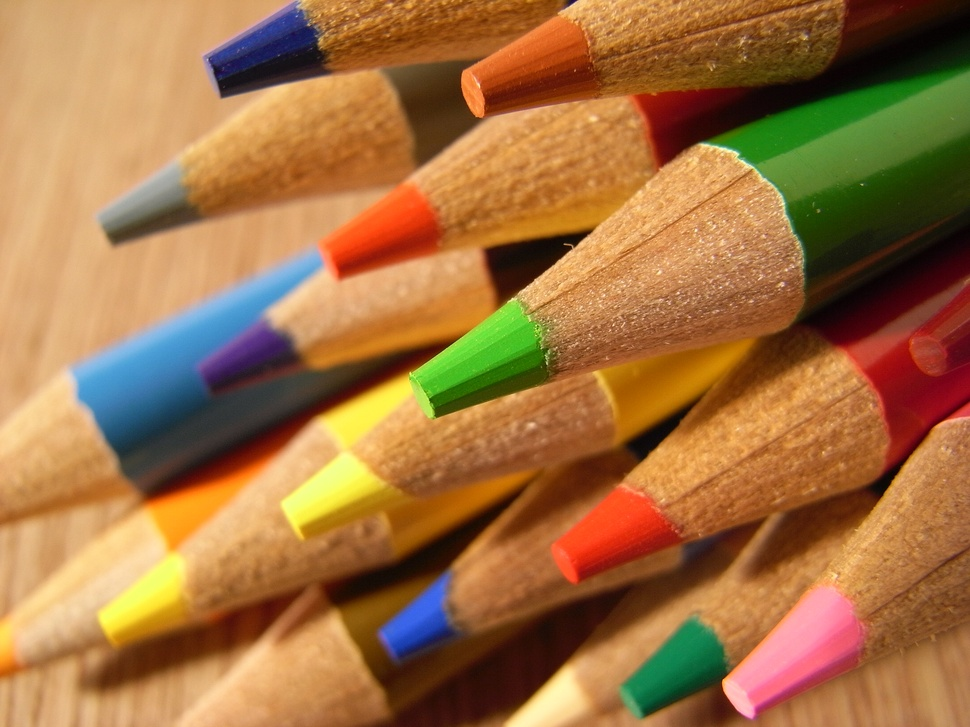
#> input picture colors.jpg, 970 x 727 px, shrunk from 3264 x 2448 before the run
$ jupyter execute 'Rotate Image Clockwise and Counterclockwise.ipynb'
#> lines starting #> are read from the running program, lines starting #| are printed output that depends on the picture
[cell 1]
import cv2
import numpy as np
cv2.namedWindow('Target',cv2.WINDOW_FREERATIO)
img = cv2.imread('colors.jpg',0)
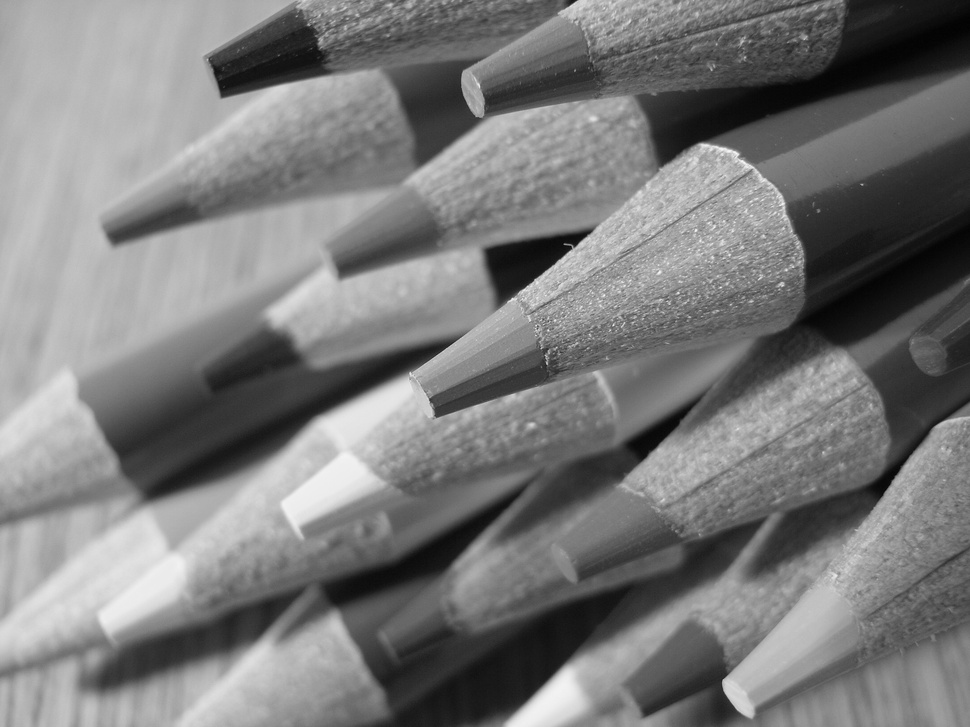
#> img: shape (727, 970); min 2, max 249, mean 122.4
rows,cols = img.shape
#> rows = 727; cols = 970

M = cv2.getRotationMatrix2D((cols/2,rows/2),-90,2)
# THIS IS COUNTER CLOCKWISE AND +90 IS CLOCKWISE
dst = cv2.warpAffine(img,M,(cols,rows))
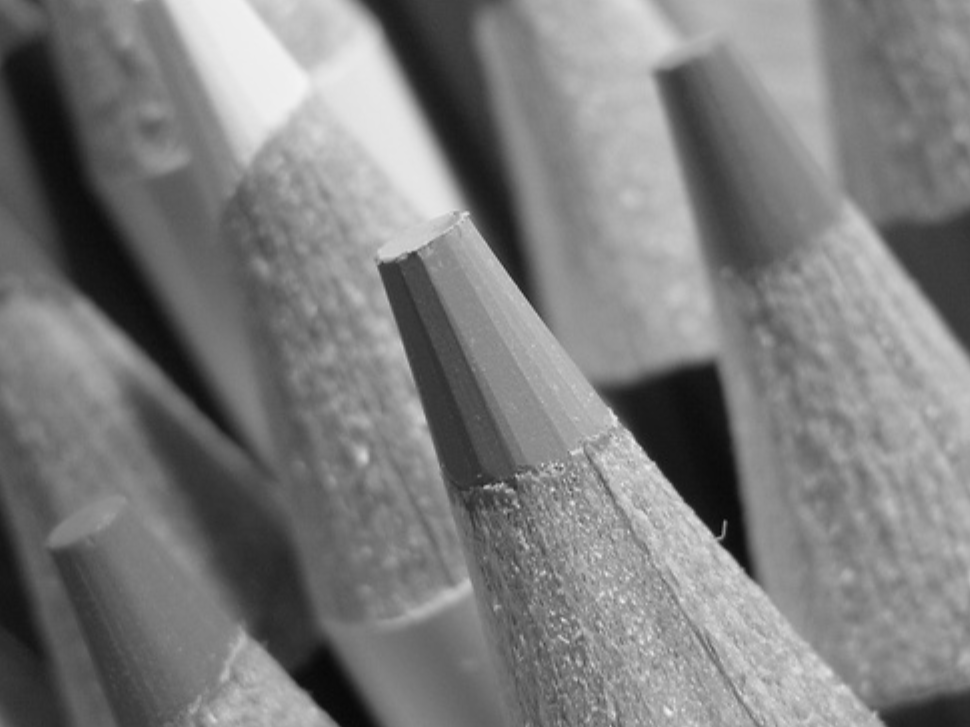
#> dst: shape (727, 970); min 8, max 244, mean 124.2
dst = cv2.warpAffine(dst,M,(cols,rows))
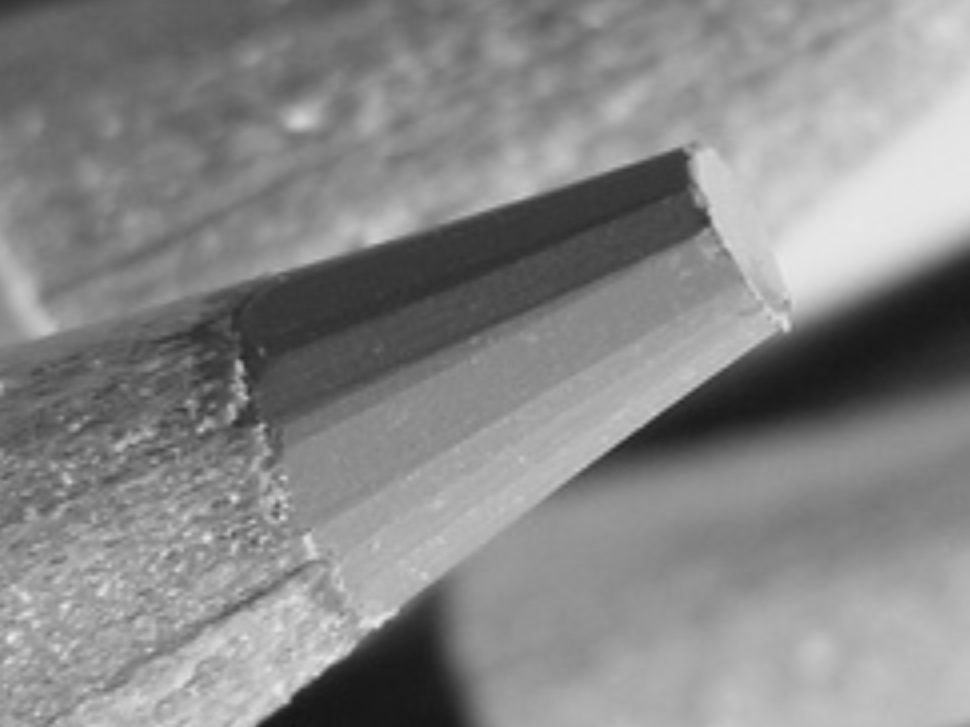
#> dst: shape (727, 970); min 20, max 237, mean 135.1

cv2.imshow('Target',dst)
cv2.waitKey(0)
cv2.destroyAllWindows()
